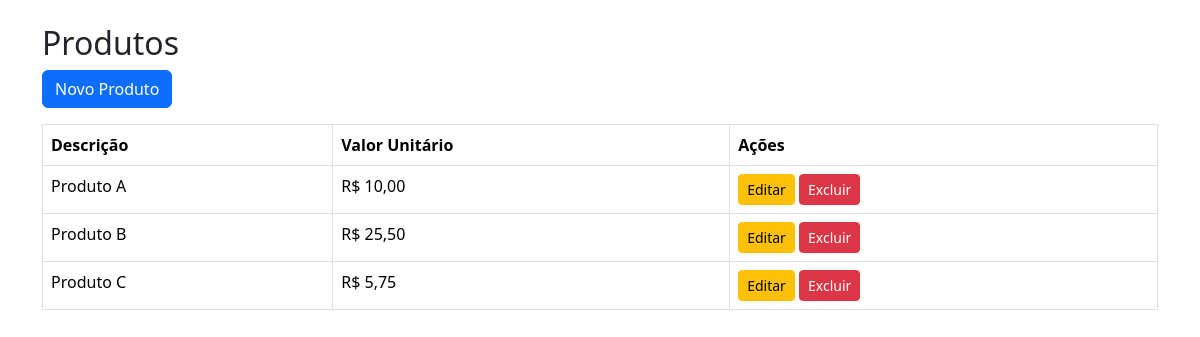
Page /public/produtos on the committed database.
### tables this page shows
CREATE TABLE produtos (
    id INT AUTO_INCREMENT PRIMARY KEY,
    descricao VARCHAR(255) NOT NULL,
    valor_unitario DECIMAL(10,2) NOT NULL
);

### app/Controllers/ProdutosController.php (called while the page is built, shortened)
<?php
require_once '../app/Models/Produto.php';
class ProdutosController {
    public function index() {
        $produtos = Produto::listar();
        include '../app/Views/produtos/index.php';
    }
}

### app/Models/Produto.php (called while the page is built, shortened)
<?php
class Produto {
    public static function listar() {
        global $pdo;
        return $pdo->query("SELECT * FROM produtos ORDER BY descricao")->fetchAll(PDO::FETCH_ASSOC);
    }
}

### app/Views/produtos/index.php (the view, shortened to what this page needs)
<!DOCTYPE html>
<html lang="pt-br">
<head>
    <link href="https://cdn.jsdelivr.net/npm/bootstrap@5.3.2/dist/css/bootstrap.min.css" rel="stylesheet">
</head>
<body>
<div class="container mt-4">
    <h2>Produtos</h2>
    <a href="<?= BASE_URL ?>/produtos/novo" class="btn btn-primary mb-3">Novo Produto</a>
    <table class="table table-bordered">
        <thead>
            <tr>
                <th>Descrição</th>
                <th>Valor Unitário</th>
                <th>Ações</th>
            </tr>
        </thead>
        <tbody>
            <?php foreach ($produtos as $p): ?>
                <tr>
                    <td><?= $p['descricao'] ?></td>
                    <td>R$ <?= number_format($p['valor_unitario'], 2, ',', '.') ?></td>
                    <td>
                        <a href="<?= BASE_URL ?>/produtos/editar/<?= $p['id'] ?>" class="btn btn-sm btn-warning">Editar</a>
                        <a href="<?= BASE_URL ?>/produtos/excluir/<?= $p['id'] ?>" onclick="return confirm('Excluir este produto?')" class="btn btn-sm btn-danger">Excluir</a>
                    </td>
                </tr>
            <?php endforeach; ?>
        </tbody>
    </table>
</div>
</body>
</html>

### rows in the picture
produtos: descricao "Produto A", valor_unitario "10,00"
produtos: descricao "Produto B", valor_unitario "25,50"
produtos: descricao "Produto C", valor_unitario "5,75"
